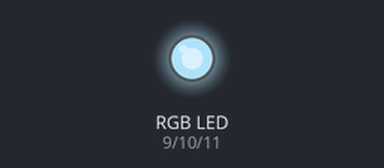
A sketch run on a simulated Arduino Uno, built with avr-gcc and run on an emulated ATmega328P. On the bench: an RGB LED mixed from three pins (HIGH = lit). Dim RGB values are drawn brighter than linear; random numbers use the default seed unless the sketch sets one.

Above: at 0.1 s.
At 5.1 s:
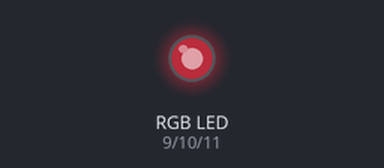
At 9.1 s:
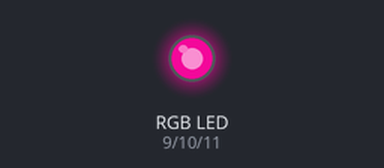
At 19.1 s:
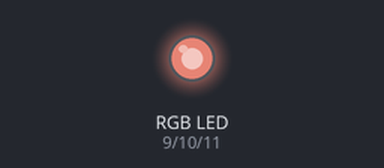
At 29.1 s:
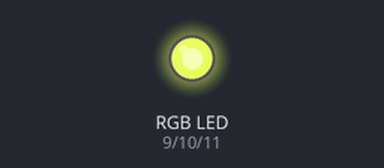
At 39.1 s:
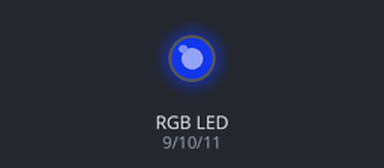
Timing chart, 0 to 40.0 s (numbered marks = the images above):
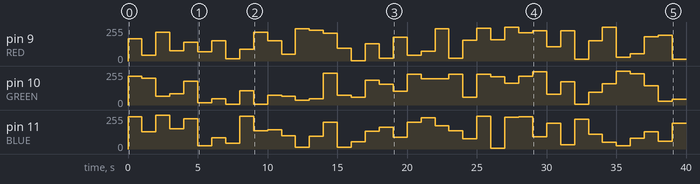

Measured:
- by itself, pin 9 (RED): 0/255 → 167/255 at 0.00 s, → 42/255 1.0 s later, → 216/255 1.0 s later, → 77/255 1.0 s later, … (40 changes in this stretch)
- by itself, pin 10 (GREEN): 0/255 → 217/255 at 0.00 s, → 200/255 1.0 s later, → 67/255 1.0 s later, → 85/255 1.0 s later, … (40 changes in this stretch)
- by itself, pin 11 (BLUE): 0/255 → 241/255 at 0.00 s, → 130/255 1.0 s later, → 254/255 1.0 s later, → 152/255 1.0 s later, … (40 changes in this stretch)

The sketch:

random_tricolor_led.ino
```cpp
int RED = 9;
int GREEN = 10;
int BLUE = 11;

void setup(){
    Serial.begin(9600);
    pinMode(RED, OUTPUT);
    pinMode(BLUE, OUTPUT);
    pinMode(GREEN, OUTPUT);
}

void loop(){
    int brightness1 = random(0, 256);
    int brightness2 = random(0, 256);
    int brightness3 = random(0, 256);
    analogWrite(RED, brightness1);
    analogWrite(BLUE, brightness2);
    analogWrite(GREEN, brightness3);
    delay(1000);
}
```
